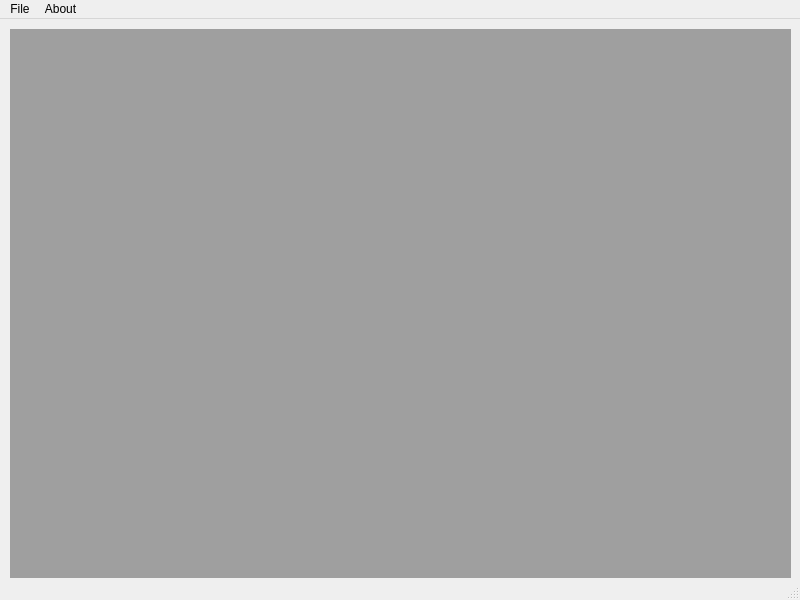
<?xml version="1.0" encoding="UTF-8"?>
<ui version="4.0">
 <class>MainWindow</class>
 <widget class="QMainWindow" name="MainWindow">
  <property name="geometry">
   <rect>
    <x>0</x>
    <y>0</y>
    <width>800</width>
    <height>600</height>
   </rect>
  </property>
  <property name="windowTitle">
   <string>MainWindow</string>
  </property>
  <widget class="QWidget" name="centralwidget">
   <widget class="QMdiArea" name="mdiArea">
    <property name="geometry">
     <rect>
      <x>10</x>
      <y>10</y>
      <width>781</width>
      <height>551</height>
     </rect>
    </property>
   </widget>
  </widget>
  <widget class="QMenuBar" name="menubar">
   <property name="geometry">
    <rect>
     <x>0</x>
     <y>0</y>
     <width>800</width>
     <height>21</height>
    </rect>
   </property>
   <widget class="QMenu" name="menuFIle">
    <property name="title">
     <string>File</string>
    </property>
   </widget>
   <widget class="QMenu" name="menuAbout">
    <property name="title">
     <string>About</string>
    </property>
   </widget>
   <addaction name="menuFIle"/>
   <addaction name="menuAbout"/>
  </widget>
  <widget class="QStatusBar" name="statusbar"/>
 </widget>
 <resources/>
 <connections/>
</ui>
